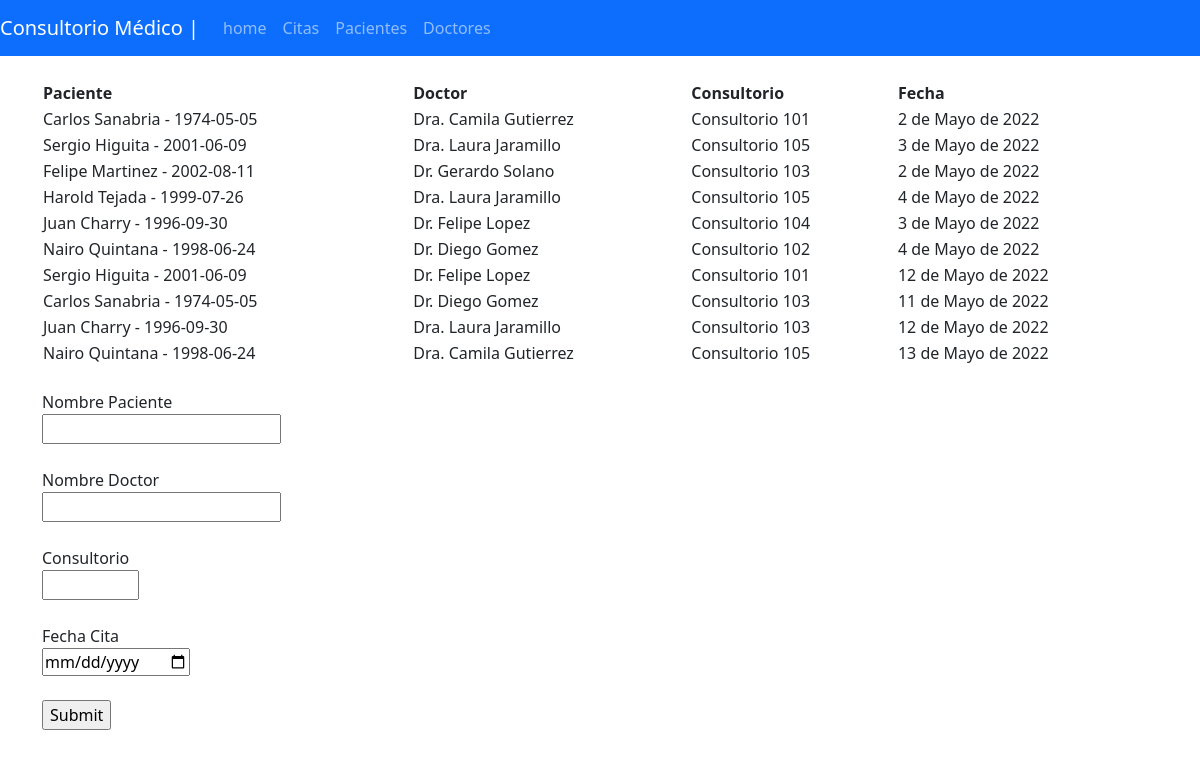
/listcitas, run on an earlier commit of the app's database.
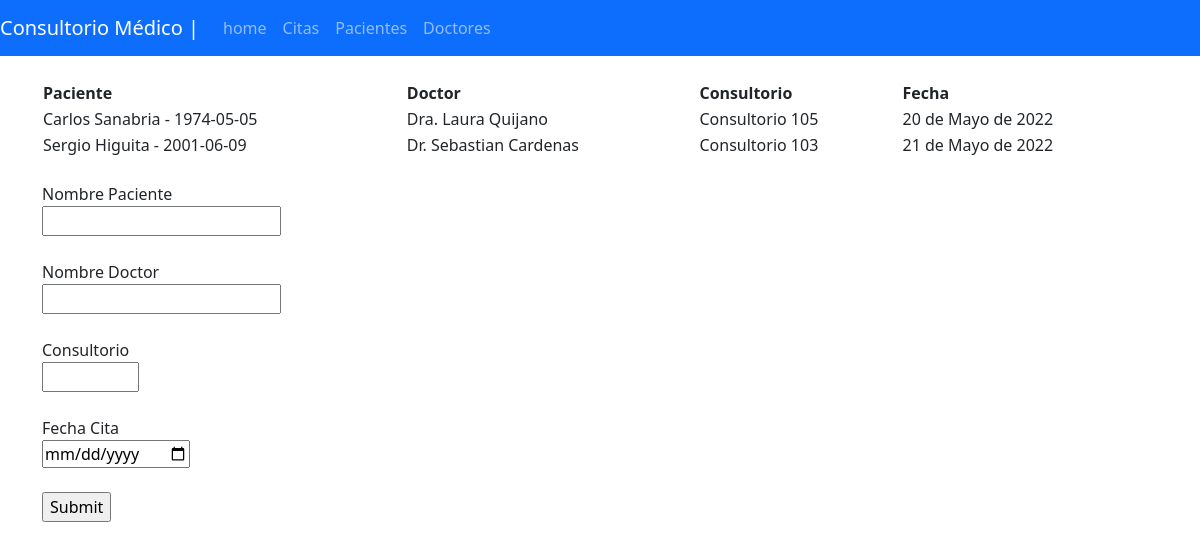
And on a later commit of the database.
### appMenu/models.py (models this page shows, shortened)
class Cita_medica(models.Model):
    id = models.AutoField(primary_key=True)
    paciente = models.ForeignKey(Paciente, on_delete=models.CASCADE)
    doctor = models.ForeignKey(Doctor, on_delete=models.CASCADE)
    ubicacion = models.CharField(max_length=200)
    fecha = models.DateField()

class Paciente(models.Model):
    id = models.AutoField(primary_key=True)
    nombre = models.CharField(max_length=200)
    apellido = models.CharField(max_length=200)
    fecha_nacimiento = models.DateField(auto_now=False, auto_now_add=False)
    def __str__(self):
        return "{} {} - {}".format(self.nombre, self.apellido, self.fecha_nacimiento)

class Doctor(models.Model):
    id = models.AutoField(primary_key=True)
    nombre = models.CharField(max_length=200)
    apellido = models.CharField(max_length=200)
    def __str__(self):
        return "{} {}".format(self.nombre, self.apellido)

### appMenu/views.py (the view, shortened to what this page needs)
# urls.py: path('listcitas', views.list_citas, name="listcitas"),
def list_citas(request):
    citas = Cita_medica.objects.all()
    contexto = {"citas": citas}
    return render(request, 'citas.html', contexto)

### appMenu/templates/citas.html (shortened to what this page needs)
{% extends 'base.html' %}
{% block content %}
<table style="width:100%">
    <thead>
        <tr>
            <th>Paciente</th>
            <th>Doctor</th>
            <th>Consultorio</th>
            <th>Fecha</th>
        </tr>
    </thead>
    <tbody>
        {% if "citas" %}
        {% for cita in citas %}
        <tr>
            <td>{{cita.paciente}}</td>
            <td>{{cita.doctor}}</td>
            <td>{{cita.ubicacion}}</td>
            <td>{{cita.fecha}}</td>
        </tr>
        {% endfor %}
        {% else %}
        <h1>No existen citas</h1>
        {% endif %}
    </tbody>
</table><br>
<form method="post">
    <label for="paciente_nombre">Nombre Paciente</label><br>
    <input type="text" id="paciente_nombre" name="paciente_nombre"><br><br>
    <label for="doctor_nombre">Nombre Doctor</label><br>
    <input type="text" id="doctor_nombre" name="doctor_nombre"><br><br>
    <label for="ubicacion">Consultorio</label><br>
    <input type="number" id="ubicacion" name="ubicacion" min="101" max="105"><br><br>
    <label for="fecha_cita">Fecha Cita</label><br>
    <input type="date" id="fecha_cita" name="fecha_cita"><br><br>
    <input type="submit" value="Submit">
</form>
{% endblock %}

What changed in the data, as far as the page shows it:
removed Cita_medica: paciente "Felipe Martinez - 2002-08-11", doctor "Dr. Gerardo Solano", ubicacion "Consultorio 103", fecha "2 de Mayo de 2022"
removed Cita_medica: paciente "Harold Tejada - 1999-07-26", doctor "Dra. Laura Jaramillo", ubicacion "Consultorio 105", fecha "4 de Mayo de 2022"
removed Cita_medica: paciente "Juan Charry - 1996-09-30", doctor "Dr. Felipe Lopez", ubicacion "Consultorio 104", fecha "3 de Mayo de 2022"
removed Cita_medica: paciente "Nairo Quintana - 1998-06-24", doctor "Dr. Diego Gomez", ubicacion "Consultorio 102", fecha "4 de Mayo de 2022"
removed Cita_medica: paciente "Sergio Higuita - 2001-06-09", doctor "Dr. Felipe Lopez", ubicacion "Consultorio 101", fecha "12 de Mayo de 2022"
removed Cita_medica: paciente "Carlos Sanabria - 1974-05-05", doctor "Dr. Diego Gomez", ubicacion "Consultorio 103", fecha "11 de Mayo de 2022"
removed Cita_medica: paciente "Juan Charry - 1996-09-30", doctor "Dra. Laura Jaramillo", ubicacion "Consultorio 103", fecha "12 de Mayo de 2022"
removed Cita_medica: paciente "Nairo Quintana - 1998-06-24", doctor "Dra. Camila Gutierrez", ubicacion "Consultorio 105", fecha "13 de Mayo de 2022"
changed Cita_medica: doctor "Dra. Camila Gutierrez" → "Dra. Laura Quijano"; ubicacion "Consultorio 101" → "Consultorio 105"; fecha "2 de Mayo de 2022" → "20 de Mayo de 2022"
changed Cita_medica: doctor "Dra. Laura Jaramillo" → "Dr. Sebastian Cardenas"; ubicacion "Consultorio 105" → "Consultorio 103"; fecha "3 de Mayo de 2022" → "21 de Mayo de 2022"
